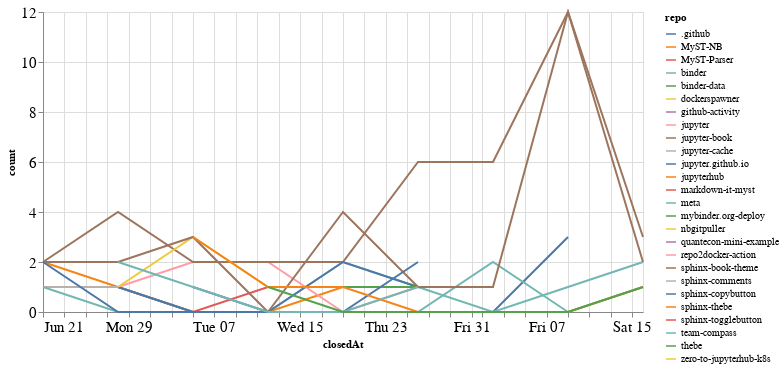

The notebook cell saved with this chart:
### Code cell
closed_by_time = closed_by.groupby('repo').resample('W', on='closedAt').count()['author'].reset_index()
closed_by_time = closed_by_time.rename(columns={'author': 'count'})

alt.Chart(closed_by_time, width=600).mark_line().encode(
    x='closedAt',
    y='count',
    color='repo',
    tooltip="repo"
)

### Figure 1 — Vega-Lite specification as saved in the notebook (floating-point values rounded to 4 significant figures)
{"config": {"axisLeft": {"labelFontSize": 15}, "axisBottom": {"labelFontSize": 15}}, "data": {"name": "data-c017d9170fe88ff358a48598a977ba49"}, "mark": "line", "encoding": {"color": {"type": "nominal", "field": "repo"}, "tooltip": {"type": "nominal", "field": "repo"}, "x": {"type": "temporal", "field": "closedAt"}, "y": {"type": "quantitative", "field": "count"}}, "width": 600, "$schema": "https://vega.github.io/schema/vega-lite/v4.8.1.json", "datasets": {"data-c017d9170fe88ff358a48598a977ba49": [{"repo": ".github", "closedAt": "2020-07-05T00:00:00", "count": 1}, {"repo": ".github", "closedAt": "2020-07-12T00:00:00", "count": 0}, {"repo": ".github", "closedAt": "2020-07-19T00:00:00", "count": 0}, {"repo": ".github", "closedAt": "2020-07-26T00:00:00", "count": 0}, {"repo": ".github", "closedAt": "2020-08-02T00:00:00", "count": 0}, {"repo": ".github", "closedAt": "2020-08-09T00:00:00", "count": 3}, {"repo": "MyST-NB", "closedAt": "2020-06-21T00:00:00", "count": 2}, {"repo": "MyST-NB", "closedAt": "2020-06-28T00:00:00", "count": 1}, {"repo": "MyST-NB", "closedAt": "2020-07-05T00:00:00", "count": 0}, {"repo": "MyST-NB", "closedAt": "2020-07-12T00:00:00", "count": 0}, {"repo": "MyST-NB", "closedAt": "2020-07-19T00:00:00", "count": 1}, {"repo": "MyST-Parser", "closedAt": "2020-06-21T00:00:00", "count": 1}, {"repo": "MyST-Parser", "closedAt": "2020-06-28T00:00:00", "count": 1}, {"repo": "MyST-Parser", "closedAt": "2020-07-05T00:00:00", "count": 0}, {"repo": "MyST-Parser", "closedAt": "2020-07-12T00:00:00", "count": 1}, {"repo": "MyST-Parser", "closedAt": "2020-07-19T00:00:00", "count": 1}, {"repo": "binder", "closedAt": "2020-06-28T00:00:00", "count": 1}, {"repo": "binder", "closedAt": "2020-07-05T00:00:00", "count": 0}, {"repo": "binder", "closedAt": "2020-07-12T00:00:00", "count": 0}, {"repo": "binder", "closedAt": "2020-07-19T00:00:00", "count": 2}, {"repo": "binder", "closedAt": "2020-07-26T00:00:00", "count": 1}, {"repo": "binder", "closedAt": "2020-08-02T00:00:00", "count": 0}, {"repo": "binder", "closedAt": "2020-08-09T00:00:00", "count": 1}, {"repo": "binder", "closedAt": "2020-08-16T00:00:00", "count": 2}, {"repo": "binder-data", "closedAt": "2020-06-21T00:00:00", "count": 1}, {"repo": "dockerspawner", "closedAt": "2020-06-28T00:00:00", "count": 2}, {"repo": "github-activity", "closedAt": "2020-08-09T00:00:00", "count": 2}, {"repo": "jupyter", "closedAt": "2020-06-28T00:00:00", "count": 1}, {"repo": "jupyter", "closedAt": "2020-07-05T00:00:00", "count": 2}, {"repo": "jupyter", "closedAt": "2020-07-12T00:00:00", "count": 2}, {"repo": "jupyter", "closedAt": "2020-07-19T00:00:00", "count": 0}, {"repo": "jupyter", "closedAt": "2020-07-26T00:00:00", "count": 1}, {"repo": "jupyter-book", "closedAt": "2020-06-21T00:00:00", "count": 2}, {"repo": "jupyter-book", "closedAt": "2020-06-28T00:00:00", "count": 4}, {"repo": "jupyter-book", "closedAt": "2020-07-05T00:00:00", "count": 2}, {"repo": "jupyter-book", "closedAt": "2020-07-12T00:00:00", "count": 2}, {"repo": "jupyter-book", "closedAt": "2020-07-19T00:00:00", "count": 2}, {"repo": "jupyter-book", "closedAt": "2020-07-26T00:00:00", "count": 6}, {"repo": "jupyter-book", "closedAt": "2020-08-02T00:00:00", "count": 6}, {"repo": "jupyter-book", "closedAt": "2020-08-09T00:00:00", "count": 12}, {"repo": "jupyter-book", "closedAt": "2020-08-16T00:00:00", "count": 2}, {"repo": "jupyter-cache", "closedAt": "2020-06-21T00:00:00", "count": 1}, {"repo": "jupyter-cache", "closedAt": "2020-06-28T00:00:00", "count": 1}, {"repo": "jupyter.github.io", "closedAt": "2020-06-28T00:00:00", "count": 1}, {"repo": "jupyter.github.io", "closedAt": "2020-07-05T00:00:00", "count": 0}, {"repo": "jupyter.github.io", "closedAt": "2020-07-12T00:00:00", "count": 0}, {"repo": "jupyter.github.io", "closedAt": "2020-07-19T00:00:00", "count": 2}, {"repo": "jupyter.github.io", "closedAt": "2020-07-26T00:00:00", "count": 1}, {"repo": "jupyterhub", "closedAt": "2020-07-12T00:00:00", "count": 1}, {"repo": "markdown-it-myst", "closedAt": "2020-08-09T00:00:00", "count": 1}, {"repo": "meta", "closedAt": "2020-06-21T00:00:00", "count": 1}, {"repo": "meta", "closedAt": "2020-06-28T00:00:00", "count": 0}, {"repo": "meta", "closedAt": "2020-07-05T00:00:00", "count": 0}, {"repo": "meta", "closedAt": "2020-07-12T00:00:00", "count": 0}, {"repo": "meta", "closedAt": "2020-07-19T00:00:00", "count": 0}, {"repo": "meta", "closedAt": "2020-07-26T00:00:00", "count": 0}, {"repo": "meta", "closedAt": "2020-08-02T00:00:00", "count": 2}, {"repo": "meta", "closedAt": "2020-08-09T00:00:00", "count": 0}, {"repo": "meta", "closedAt": "2020-08-16T00:00:00", "count": 1}, {"repo": "mybinder.org-deploy", "closedAt": "2020-07-19T00:00:00", "count": 1}, {"repo": "mybinder.org-deploy", "closedAt": "2020-07-26T00:00:00", "count": 1}, {"repo": "nbgitpuller", "closedAt": "2020-06-28T00:00:00", "count": 1}, {"repo": "nbgitpuller", "closedAt": "2020-07-05T00:00:00", "count": 3}, {"repo": "nbgitpuller", "closedAt": "2020-07-12T00:00:00", "count": 1}, {"repo": "quantecon-mini-example", "closedAt": "2020-06-21T00:00:00", "count": 1}, {"repo": "repo2docker-action", "closedAt": "2020-07-26T00:00:00", "count": 1}, {"repo": "sphinx-book-theme", "closedAt": "2020-06-21T00:00:00", "count": 2}, {"repo": "sphinx-book-theme", "closedAt": "2020-06-28T00:00:00", "count": 2}, {"repo": "sphinx-book-theme", "closedAt": "2020-07-05T00:00:00", "count": 3}, {"repo": "sphinx-book-theme", "closedAt": "2020-07-12T00:00:00", "count": 0}, {"repo": "sphinx-book-theme", "closedAt": "2020-07-19T00:00:00", "count": 4}, {"repo": "sphinx-book-theme", "closedAt": "2020-07-26T00:00:00", "count": 1}, {"repo": "sphinx-book-theme", "closedAt": "2020-08-02T00:00:00", "count": 1}, {"repo": "sphinx-book-theme", "closedAt": "2020-08-09T00:00:00", "count": 12}, {"repo": "sphinx-book-theme", "closedAt": "2020-08-16T00:00:00", "count": 3}, {"repo": "sphinx-comments", "closedAt": "2020-08-16T00:00:00", "count": 4}, {"repo": "sphinx-copybutton", "closedAt": "2020-06-21T00:00:00", "count": 2}, {"repo": "sphinx-copybutton", "closedAt": "2020-06-28T00:00:00", "count": 0}, {"repo": "sphinx-copybutton", "closedAt": "2020-07-05T00:00:00", "count": 0}, {"repo": "sphinx-copybutton", "closedAt": "2020-07-12T00:00:00", "count": 0}, {"repo": "sphinx-copybutton", "closedAt": "2020-07-19T00:00:00", "count": 0}, {"repo": "sphinx-copybutton", "closedAt": "2020-07-26T00:00:00", "count": 2}, {"repo": "sphinx-thebe", "closedAt": "2020-07-05T00:00:00", "count": 3}, {"repo": "sphinx-thebe", "closedAt": "2020-07-12T00:00:00", "count": 1}, {"repo": "sphinx-thebe", "closedAt": "2020-07-19T00:00:00", "count": 1}, {"repo": "sphinx-thebe", "closedAt": "2020-07-26T00:00:00", "count": 0}, {"repo": "sphinx-thebe", "closedAt": "2020-08-02T00:00:00", "count": 0}, {"repo": "sphinx-thebe", "closedAt": "2020-08-09T00:00:00", "count": 0}, {"repo": "sphinx-thebe", "closedAt": "2020-08-16T00:00:00", "count": 1}, {"repo": "sphinx-togglebutton", "closedAt": "2020-08-09T00:00:00", "count": 3}, {"repo": "team-compass", "closedAt": "2020-06-28T00:00:00", "count": 2}, {"repo": "team-compass", "closedAt": "2020-07-05T00:00:00", "count": 1}, {"repo": "team-compass", "closedAt": "2020-07-12T00:00:00", "count": 0}, {"repo": "team-compass", "closedAt": "2020-07-19T00:00:00", "count": 0}, {"repo": "team-compass", "closedAt": "2020-07-26T00:00:00", "count": 1}, {"repo": "thebe", "closedAt": "2020-07-12T00:00:00", "count": 1}, {"repo": "thebe", "closedAt": "2020-07-19T00:00:00", "count": 0}, {"repo": "thebe", "closedAt": "2020-07-26T00:00:00", "count": 0}, {"repo": "thebe", "closedAt": "2020-08-02T00:00:00", "count": 0}, {"repo": "thebe", "closedAt": "2020-08-09T00:00:00", "count": 0}, {"repo": "thebe", "closedAt": "2020-08-16T00:00:00", "count": 1}, {"repo": "zero-to-jupyterhub-k8s", "closedAt": "2020-07-05T00:00:00", "count": 1}]}}
